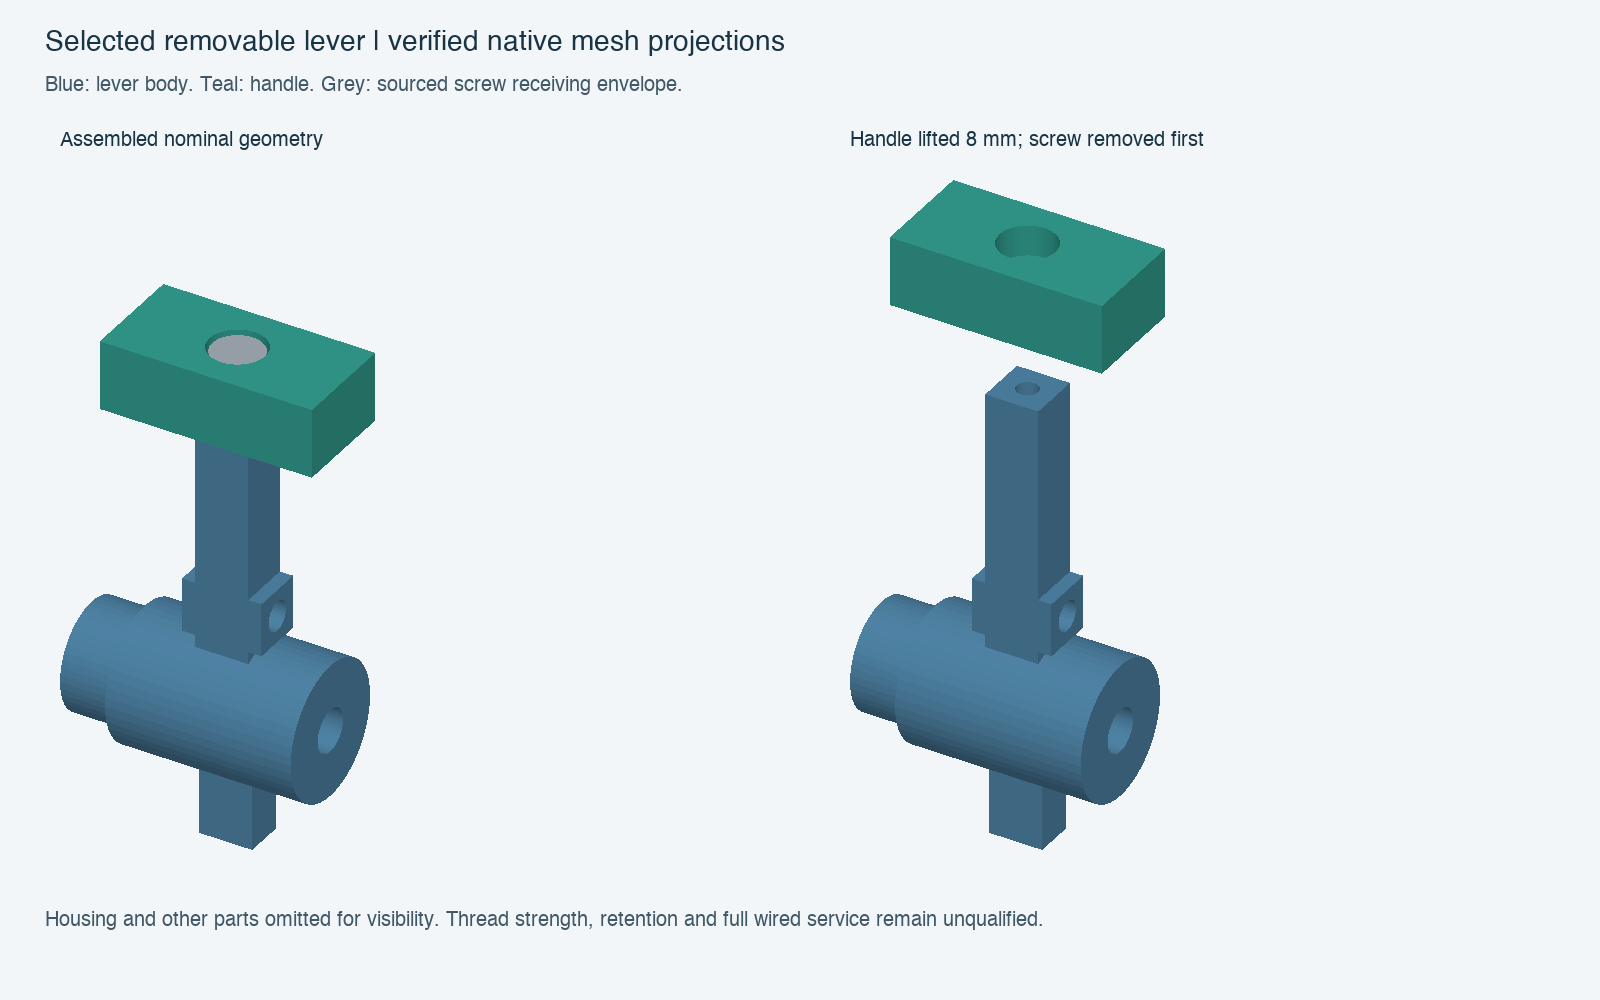

Write the Python code that produced this figure.
"""Project verified native meshes for assembled and handle-withdrawn review."""
import json
from pathlib import Path
import numpy as np
import trimesh
from PIL import Image,ImageDraw,ImageFont
from hardware.cad.assembly_workflow import workflow as w
H=Path(__file__).resolve().parent

def run():
    _,parts,_,_=w.load_manifest(H/'selected-candidate.json')
    items=[];evidence={}
    for name,color in [('sensor_lever_nominal',(80,133,167)),('cap_handle_r2',(51,159,145)),('cap_handle_screw_r2',(164,172,183))]:
        identity,folder=w.job('component',parts[name],parts);result=w.cached(identity,folder)
        assert result and result['passed'];w.assert_current(identity)
        file=folder/'geometry.stl';items.append((name,trimesh.load_mesh(file),color));evidence[w.relative(file)]=w.sha(file)
    cam=np.array([.6,-1.,.75]);cam/=np.linalg.norm(cam);right=np.cross([0,0,1],cam);right/=np.linalg.norm(right);up=np.cross(cam,right);basis=np.array([right,up,cam]).T
    points=np.concatenate([m.vertices@basis for _,m,_ in items]+[(m.vertices+[0,0,8])@basis for name,m,_ in items if name=='cap_handle_r2'])
    lo,hi=points.min(0),points.max(0);scale=min(650/(hi[0]-lo[0]),670/(hi[1]-lo[1]))
    img=Image.new('RGB',(1600,1000),'#f3f6f8');draw=ImageDraw.Draw(img)
    font=ImageFont.truetype('/System/Library/Fonts/Helvetica.ttc',28);small=ImageFont.truetype('/System/Library/Fonts/Helvetica.ttc',20)
    draw.text((45,28),'Selected removable lever | verified native mesh projections',font=font,fill='#183445')
    draw.text((45,75),'Blue: lever body. Teal: handle. Grey: sourced screw receiving envelope.',font=small,fill='#405867')
    pixels=np.asarray(img).copy();depth=np.full((1000,1600),-np.inf)
    light=np.array([.3,-.5,.8]);light/=np.linalg.norm(light)
    for x,withdrawn in [(60,False),(850,True)]:
        faces=[]
        for name,m,color in items:
            if withdrawn and name=='cap_handle_screw_r2':continue
            move=np.array([0,0,8]) if withdrawn and name=='cap_handle_r2' else np.zeros(3)
            pts=(m.vertices+move)@basis;pts[:,0]=x+(pts[:,0]-lo[0])*scale;pts[:,1]=180+(hi[1]-pts[:,1])*scale
            shade=.55+.45*np.maximum(0,m.face_normals@light)
            for i,face in enumerate(m.faces):
                if m.face_normals[i]@cam>0:faces.append((pts[face],tuple(int(v*shade[i]) for v in color)))
        for pts,color in faces:
            x0,y0=pts[:,:2].min(0).astype(int);x1,y1=np.ceil(pts[:,:2].max(0)).astype(int)
            x0=max(0,x0);y0=max(0,y0);x1=min(1599,x1);y1=min(999,y1)
            if x1<x0 or y1<y0:continue
            a,b,c=pts;den=(b[1]-c[1])*(a[0]-c[0])+(c[0]-b[0])*(a[1]-c[1])
            if abs(den)<1e-12:continue
            xx,yy=np.meshgrid(np.arange(x0,x1+1)+.5,np.arange(y0,y1+1)+.5)
            u=((b[1]-c[1])*(xx-c[0])+(c[0]-b[0])*(yy-c[1]))/den
            v=((c[1]-a[1])*(xx-c[0])+(a[0]-c[0])*(yy-c[1]))/den
            t=1-u-v;z=u*a[2]+v*b[2]+t*c[2]
            target=depth[y0:y1+1,x0:x1+1];visible=(u>=-1e-8)&(v>=-1e-8)&(t>=-1e-8)&(z>target)
            target[visible]=z[visible];pixels[y0:y1+1,x0:x1+1][visible]=color
    img=Image.fromarray(pixels);draw=ImageDraw.Draw(img)
    for x,withdrawn in [(60,False),(850,True)]:
        draw.text((x,130),'Handle lifted 8 mm; screw removed first' if withdrawn else 'Assembled nominal geometry',font=small,fill='#183445')
    draw.text((45,910),'Housing and other parts omitted for visibility. Thread strength, retention and full wired service remain unqualified.',font=small,fill='#405867')
    img.save(H/'preview.png')
    (H/'preview.json').write_text(json.dumps(dict(source_sha256={**evidence,w.relative(Path(__file__)):w.sha(Path(__file__))},
        image_sha256=w.sha(H/'preview.png'),physical_qualified=False),indent=2)+'\n')
if __name__=='__main__':run()
